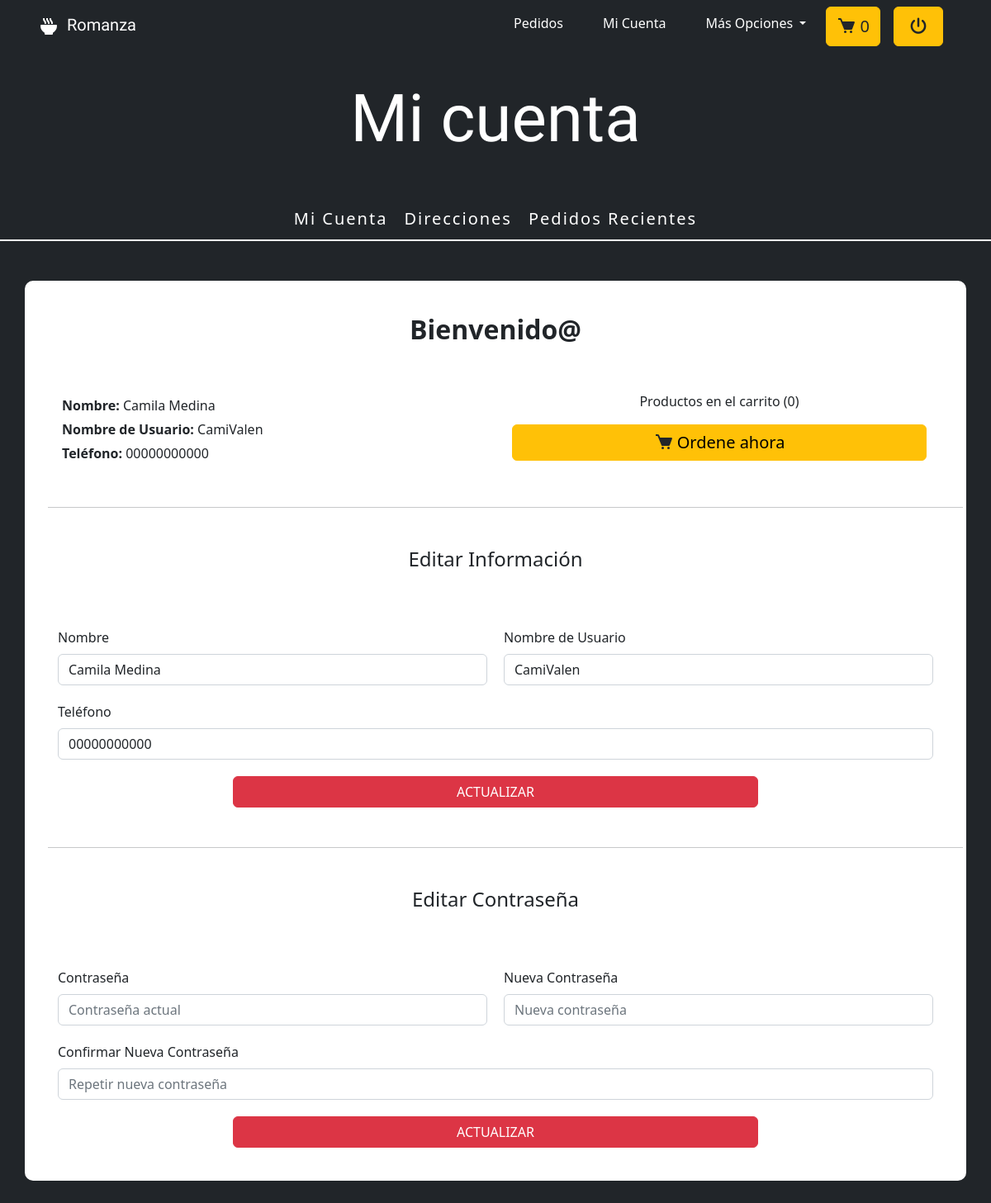
The app's page /index.php?romanza=mi-cuenta (signed in), older data.
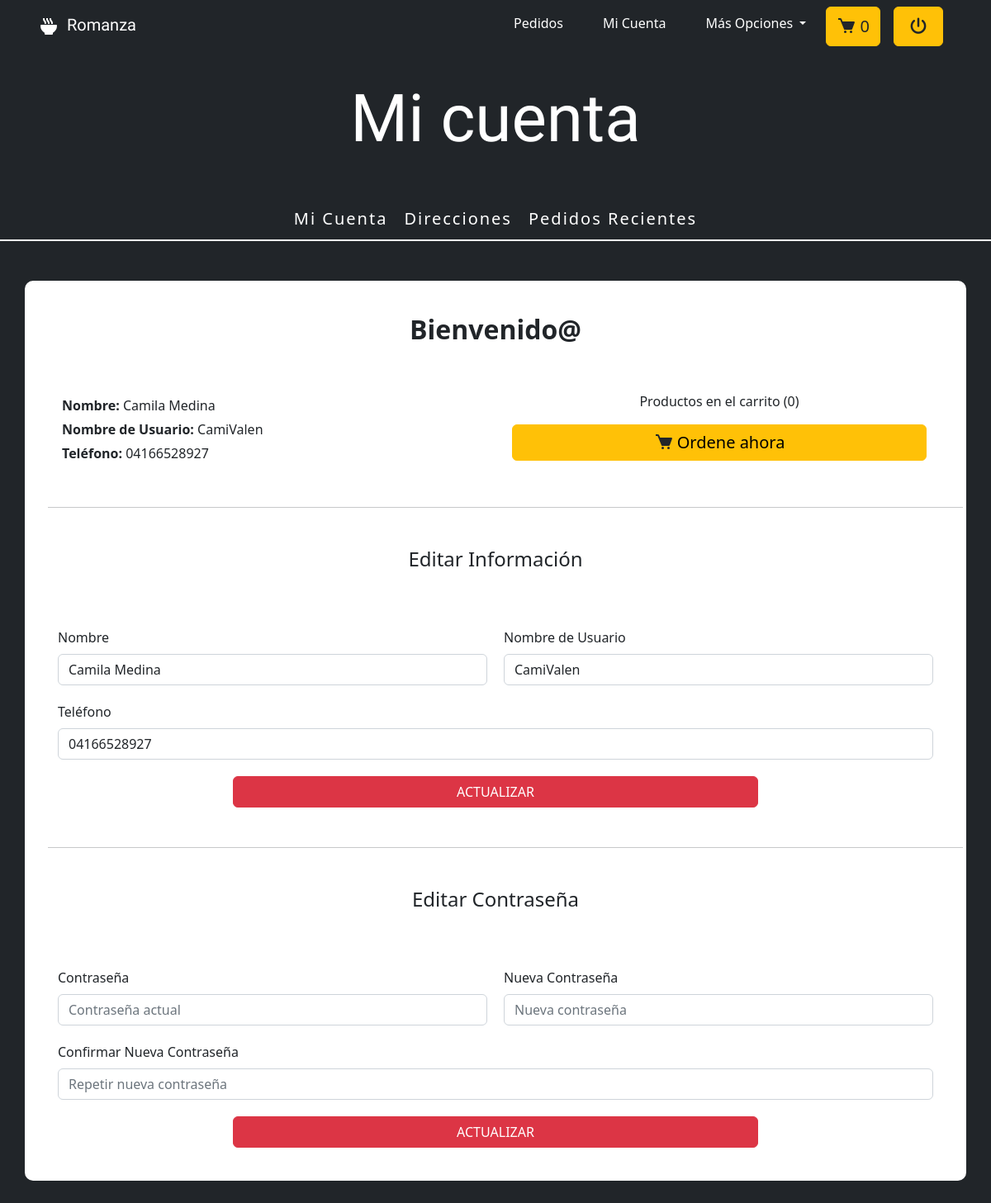
The same page, newer data.
### tables this page shows
CREATE TABLE `usuario` (
  `id_usuario` int(11) NOT NULL,
  `nombre` varchar(45) NOT NULL,
  `nombre_usuario` varchar(45) NOT NULL,
  `telefono` text NOT NULL,
  `clave` varchar(45) NOT NULL,
  `id_rol` int(11) NOT NULL,
  `fecha_registro` date NOT NULL
);

### controladores/navegacion.php (called while the page is built)
<?php
    class ControladorDeNavegacion {
        static public function plantilla() {
            include ('vistas/plantilla.php');
        }
        static public function enlacesPaginasC() {
            if (isset($_GET['romanza'])) {
                $modulo = $_GET['romanza'];
            } else {
                $modulo = 'index';
            }
            $respuesta = ModeloDeNavegacion::enlacesPaginasM($modulo);
            include $respuesta;
        }
    }
?>

### index.php (called while the page is built)
<?php
    require_once ('controladores/navegacion.php');
    require_once ('modelos/navegacion.php');
    $mvc = new ControladorDeNavegacion;
    $mvc -> plantilla();
?>

### modelos/conexion.php (called while the page is built, shortened)
<?php
    class Conexion {
        public $servidor = "localhost";
        private $usuario = "root";
        private $password = "";
        private $bd = "romanza";
        private $conexion;
        public function __construct () {
            $this->conexion = new mysqli($this->servidor, $this->usuario, $this->password, $this->bd);
            mysqli_query($this->conexion, "SET NAMES 'utf8'");
        }
        public function conectar () {
            return $this->conexion;
        }
    }
?>

### controladores/Usuarios.php (called while the page is built, shortened)
<?php
class Usuarios extends Conexion
{
    public function __construct()
    {
        $this->conexion = new Conexion();
        $this->conexion = $this->conexion->conectar();
    }
    public function datosUser($usuario)
    {
        $sql = mysqli_query($this->conexion, "SELECT * FROM usuario WHERE nombre_usuario = '$usuario'");
        return $sql;
    }
}

### vistas/modulos/cliente/mi-cuenta.php (the view, shortened to what this page needs)
<?php
    if (!isset($_SESSION['nombre_usuario'])) {
        ?>
            <script> window.location.href = "vistas/../index.php?romanza=login"; </script>
        <?php
    } else {
        $nombre_usuario = $_SESSION['nombre_usuario'];
        $usuario = new Usuarios();
        $datos = $usuario -> datosUser($nombre_usuario);
    }
     if (isset($_SESSION['id_rol'])) {
        if ($_SESSION['id_rol'] == 3) {
            if (!isset($total_cantidad)) {$total_cantidad = '0'; }
        }
    }
?>
<section class="py-5">
    <h1 class="text-center text-white my-5 display-1 inicio__titulo"> Mi cuenta </h1>
    <div class="mi-cuenta__menu mb-5">
        <a href="index.php?romanza=mi-cuenta" class="mi-cuenta-enlace"> Mi Cuenta </a>
        <a href="index.php?romanza=mis-direcciones" class="mi-cuenta-enlace"> Direcciones </a>
        <a href="index.php?romanza=mis-ordenes" class="mi-cuenta-enlace"> Pedidos Recientes </a>
    </div>
    <section class="container mi-cuenta">
        <h2 class="fw-bold text-center pb-5"> Bienvenido@ </h2>
        <?php
            while ($datos_usuario = mysqli_fetch_array($datos)) {
        ?>
        <article class="row">
            <div class="col-sm-12 col-md-6">
                <p class="mi-cuenta__datos"><span class="fw-bold">Nombre:</span> <?= $datos_usuario['nombre'] ?></p>
                <p class="mi-cuenta__datos"><span class="fw-bold">Nombre de Usuario:</span> <?= $datos_usuario['nombre_usuario'] ?></p>
                <p class="mi-cuenta__datos"><span class="fw-bold">Teléfono:</span> <?= $datos_usuario['telefono'] ?></p>
            </div>
            <div class="col-sm-12 col-md-6">
                <p class="text-center">Productos en el carrito (<?= $total_cantidad ?>)</p>
                <a href="index.php?romanza=pedidos" class="btn btn-warning mx-2 mi-cuenta__cta"> <img src="vistas/../publico/activos/iconos/carrito-oscuro.svg" alt="Mi Carrito" class="header__carrito"> <span class="header__carrito-cuenta">Ordene ahora</span> </a>
            </div>
            <hr class="my-5">
            <form action="#" method="POST" class="formulario" id="editar-info">
                <h4 class="text-center mb-5 mi-cuenta__editar-titulo">Editar Información</h4>
                <div class="formulario__grupo" id="grupo__nombre">
                    <label for="nombre" class="form-label login__label"> Nombre </label>
                    <div class="formulario__grupo-input">
                        <input type="text" class="form-control formulario__input" placeholder="Vanessa Barboza" name="nombre" id="nombre" value="<?= $datos_usuario['nombre'] ?>">
                    </div>
                </div>
                <div class="formulario__grupo" id="grupo__nombre_usuario">
                    <label for="nombre_usuario" class="form-label login__label"> Nombre de Usuario </label>
                    <div class="formulario__grupo-input">
                        <input type="text" class="form-control" placeholder="Vanemaru29" name="nombre_usuario" id="nombre_usuario" value="<?= $datos_usuario['nombre_usuario'] ?>">
                    </div>
                </div>
                <div class="formulario__grupo editarInfo__tlfn" id="grupo__telefono">
                    <label for="telefono" class="form-label login__label"> Teléfono </label>
                    <div class="formulario__grupo-input">
                        <input type="tel" format="+58 (###) ###-####" class="form-control" placeholder="414 544-5583" name="telefono" id="telefono" value="<?= $datos_usuario['telefono'] ?>">
                    </div>
                </div>
                <div class="d-grid m-auto formulario__grupo formulario__btn-centro editarInfo__actualizar">
                    <button type="submit" name="actualizar-info" class="formulario__btn btn btn-danger"> ACTUALIZAR </button>
                </div>
            </form>
            <hr class="my-5">
            <form action="#" method="POST" class="formulario" id="editar-clave">
                <h4 class="text-center mb-5 mi-cuenta__editar-titulo">Editar Contraseña</h4>
                <div class="formulario__grupo" id="grupo__clave">
                    <label for="clave" class="form-label login__label"> Contraseña </label>
                    <div class="formulario__grupo-input">
                        <input type="password" class="form-control" placeholder="Contraseña actual" name="clave" id="clave">
                    </div>
                </div>
                <div class="formulario__grupo" id="grupo__clave2">
                    <label for="clave2" class="form-label login__label"> Nueva Contraseña </label>
                    <div class="formulario__grupo-input">
                        <input type="password" class="form-control" placeholder="Nueva contraseña" name="clave2" id="clave2">
                    </div>
                </div>
                <div class="formulario__grupo editarInfo__tlfn" id="grupo__clave3">
                    <label for="clave3" class="form-label login__label"> Confirmar Nueva Contraseña </label>
                    <div class="formulario__grupo-input">
                        <input type="password" class="form-control" placeholder="Repetir nueva contraseña" name="clave3" id="clave3">
                    </div>
                </div>
                <div class="d-grid m-auto formulario__grupo formulario__btn-centro editarInfo__actualizar">
                    <button type="submit" name="actualizar-clave" class="formulario__btn btn btn-danger"> ACTUALIZAR </button>
                </div>
            </form>
        </article>
        <?php
            }
        ?>
    </section>
</section>

### vistas/encabezado.php (shortened to what this page needs)
<!DOCTYPE html>
<html lang="es">
<head>
    <link rel="stylesheet" href="vistas/../publico/css/normalizar.css">
    <link rel="stylesheet" href="vistas/../DataTables/datatables.min.css">
    <link rel="stylesheet" href="vistas/../DataTables/DataTables-1.12.1/css/dataTables.bootstrap5.min.css">
    <link rel="stylesheet" href="vistas/../bootstrap/css/bootstrap.min.css">
    <link rel="stylesheet" href="vistas/../publico/css/estilos.css">
</head>
<body>

### vistas/plantilla.php (shortened to what this page needs)
<?php
    include ('encabezado.php');
    require_once ('vistas/../controladores/navegacion.php');
    require_once ('vistas/../modelos/navegacion.php');
    require_once ('vistas/../modelos/Conexion.php');
?>
<header>
    <?php
        $header = new Header();
            ?>
</header>
<main>
    <?php
        $modulo = new ControladorDeNavegacion();
        $modulo -> enlacesPaginasC();
    ?>
</main>
<?php
    include ('pie-pagina.php');
?>

### controladores/Header.php (shortened to what this page needs)
<?php
    class Header extends Conexion {
        public function header () {
            if (!isset($_SESSION['id_rol'])) {
                include ('controladores/../vistas/parciales/header-inicio.html');
            } else {
                if ($_SESSION['id_rol'] == 1) {
                    include ('controladores/../vistas/parciales/header-administrador.html');
                } else if ($_SESSION['id_rol'] == 2) {
                    include ('controladores/../vistas/parciales/header-encargado.html');
                } else if ($_SESSION['id_rol'] == 3) {
                    include ('controladores/../vistas/parciales/header-cliente.php');
                }
            }
        }
    }
?>

### vistas/parciales/header-cliente.php (shortened to what this page needs)
<?php
    if (isset($_SESSION['id_rol'])) {
        if ($_SESSION['id_rol'] == 3) {
            if (!isset($total_cantidad)) {$total_cantidad = '0'; }
        }
    }
?>
<nav class="navbar navbar-dark bg-dark fixed-top navbar-expand-lg">
    <div class="container">
        <a href="index.php" class="navbar-brand header__titulo"> <img src="vistas/../publico/activos/iconos/icono-claro.svg" alt="Logo ROMANZA" class="header__logo"> Romanza </a>
        <div class="collapse navbar-collapse" id="navbarNav">
            <ul class="navbar-nav">
                <li class="nav-item mx-3"> <a href="index.php?romanza=pedidos" class="nav-link text-white"> Pedidos </a> </li>
                <li class="nav-item mx-3"> <a href="index.php?romanza=mi-cuenta" class="nav-link text-white"> Mi Cuenta </a> </li>
                <li class="nav-item dropdown mx-3">
                    <a class="nav-link dropdown-toggle text-white" href="#" role="button" data-bs-toggle="dropdown" aria-expanded="false">
                        Más Opciones
                    </a>
                </li>
                <button type="button" class="header__btn btn btn-warning" data-bs-toggle="modal" data-bs-target="#exampleModal">
                    <img src="vistas/../publico/activos/iconos/carrito-oscuro.svg" alt="Mi Carrito" class="header__carrito"> <span class="header__carrito-cuenta"><?= $total_cantidad ?></span>
                </button>
                <li class="nav-item mx-3">
                    <form action="#" method="POST">
                        <button type="submit" name="salir" class="header__btn btn btn-warning nav-link header__salir"> <i class="fa-solid fa-power-off"></i> </button>
                    </form>
                </li>
            </ul>
        </div>
    </div>
</nav>

### vistas/pie-pagina.php (shortened to what this page needs)
</body>
</html>

### publico/css/estilos.css (style rules this page uses)
:root { --fuente-titulos: 'Satisfy', cursive; --negro: rgb(0, 0, 0); --blanco: rgb(255, 255, 255); --gris-oscuro: rgb(33, 37, 41); --gris-medio: rgb(135, 138, 140); --gris-claro: rgb(214, 214, 215); --rojo-cta: rgb(220, 53, 69); --amarillo-cta: rgb(255, 193, 7); --sombra: rgba(135, 138, 140, .1); --sombra-clara: rgba(255, 255, 255, .2); --sombra-oscura: rgba(0, 0, 0, .2); --sombra-roja: rgba(220, 53, 69, .5); --sombra-verde: rgb(30, 209, 45, .5); --fondo-degradado: linear-gradient(#212529 2%, #720026 20%, #ce4257 60%, #720026 100%); --verde-correcto: #1ed12d; --rojo-incorrecto: #bb2929; }
body { background-color: var(--gris-oscuro); }
.header__logo { margin: 5px; }
.header__titulo { font-family: var(--fuente-titulos); }
.header__btn { color: var(--gris-oscuro); }
.header__carrito { font-size: 20px; margin-top: -8px; }
.header__carrito-cuenta { font-size: 20px; }
.header__salir { width: 60px; font-size: 20px; }
.login__label { float: left; }
.formulario { display: grid; grid-template-columns: 1fr 1fr; gap: 20px; }
.mi-cuenta__editar-titulo, .editarInfo__tlfn, .editarInfo__actualizar { grid-column: span 2; }
.formulario__grupo-input { position: relative; }
.formulario__btn-centro { width: 60%; margin-left: auto; margin-right: auto; }
.inicio__titulo { font-family: var(--fuente-titulos); }
.mi-cuenta { display: block; padding: 40px; background-color: var(--blanco); border-radius: 10px; }
.mi-cuenta__datos { margin: 5px; }
.mi-cuenta__cta { display: block; margin-left: auto; margin-right: auto; }
.mi-cuenta__menu { display: flex; justify-content: center; align-items: center; margin-bottom: 20px; border-bottom: 2px solid var(--blanco); }
.mi-cuenta-enlace { padding: 10px; color: var(--blanco); text-decoration: none; font-size: 20px; font-weight: 300; letter-spacing: 2px; transition: all .5s; }

Row changes from the older to the newer data that the page shows:
changed usuario "Camila Medina": telefono "00000000000" → "04166528927"
